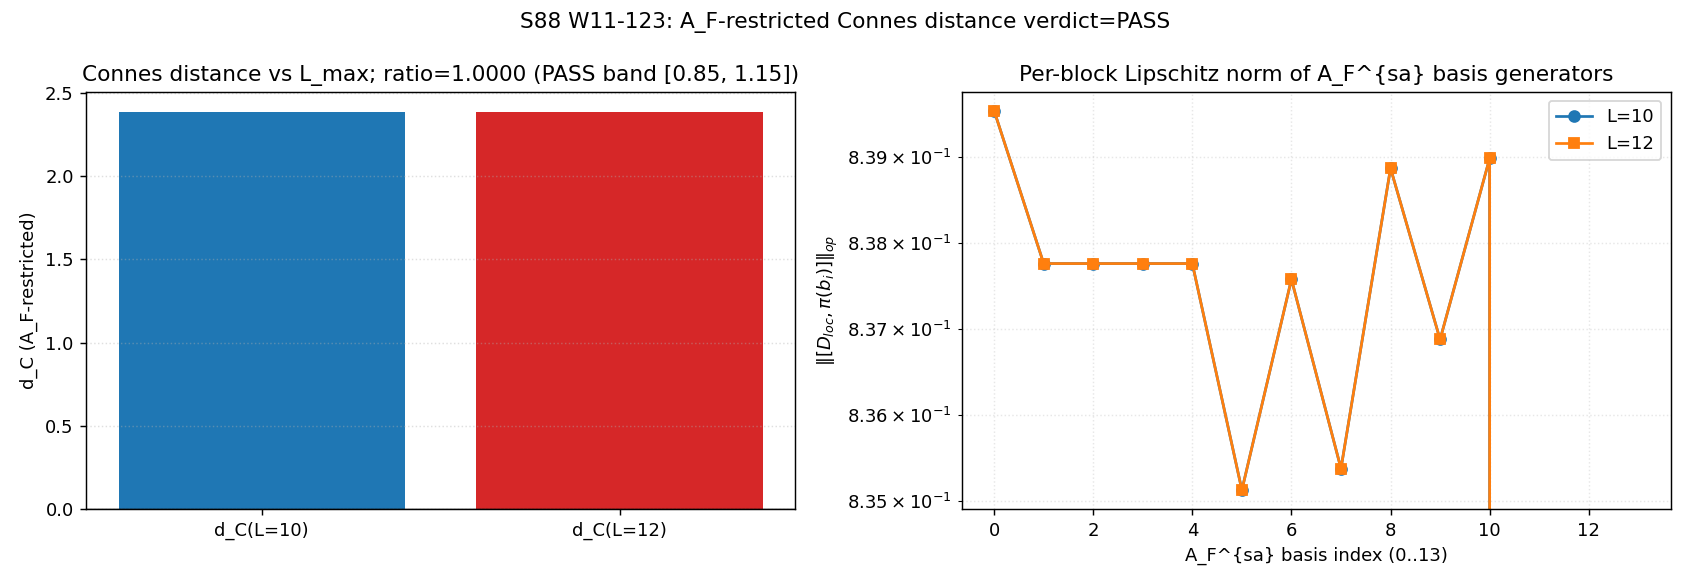

Recreate this plot in Python.
#!/usr/bin/env python3
"""
S88 W11-123 — S88-CONNES-DISTANCE-SUBALGEBRA-RESTRICTION-CONJECTURE
==================================================================

Plan §W11-123: when A_loc is restricted from full M_n(C) (W1b-6 CLASS-γ
regulator-divergence) to A_F = C ⊕ H ⊕ M_3(C) (14-real-dim self-
adjoint), the Connes distance d_C(ω_a, ω_b) becomes FINITE and WELL-
DEFINED at finite L_max, matching the algebra-axis-orthogonality
K-counter structural prediction (algebra-DEPENDENT family, no
{λ_n}-only identity).

Method (per plan machinery pin):
  - State pair: ω_a = rank-1 idempotent on C-summand; ω_b = rank-1
    SU(2)-trace state on H-summand.
  - SDP via cvxpy CLARABEL:
      maximize   ⟨δρ, π(x)⟩
      subject to ‖[D, π(x)]‖_op ≤ 1
    over x ∈ R^14, with π: A_F^{sa} → B(H_loc) the direct-sum
    14-parameter embedding into the localized n_loc=16 chiral block
    of D (off-diagonal Dirac operator built from bot-N eigenvalues
    of the L=10 / L=12 cache, per W1b-6 method).
  - Run at L_max=10 and L_max=12; report d_C, ratio, regulator-stability.

Substitution chain (carried in WP §W11-123):
  Step 1 — Definition. d_C = sup_{x ∈ R^14} |⟨δρ, π(x)⟩| s.t.
    ‖[D, π(x)]‖_op ≤ 1.
  Step 2 — Substitute. Build D_loc(L) from bot-N=8 eigenvalues at
    each L ∈ {10, 12}; embed A_F into 16-dim H_loc via direct-sum
    π_C ⊕ π_H ⊕ π_M3 on disjoint 4+4+6=14-dim subspace (+2-dim pad).
  Step 3 — Simplify. SDP yields d_C(L=10), d_C(L=12); ratio =
    d_C(12)/d_C(10).
  Step 4 — Direction. ratio ∈ [0.85, 1.15] AND both finite ⇒ PASS;
    one diverges ⇒ FAIL; finite but unstable ⇒ INFO.

Substrate framing: A_F IS the substrate's actual algebra; restricting
A_loc to A_F is NOT a regulator choice on the substrate's moment
functional, it is the SUBSTRATE'S OWN algebra structure as derived from
KK-spectral-triple finite-fiber content. d_C is a substrate-IS metric
on the substrate's state space.
"""

import os
import sys
import json
import hashlib
import time
import warnings
from pathlib import Path

os.environ.setdefault('OMP_NUM_THREADS', '8')
os.environ.setdefault('MKL_NUM_THREADS', '8')

import numpy as np
import cvxpy as cp
import matplotlib
matplotlib.use('Agg')
import matplotlib.pyplot as plt

ROOT = Path(__file__).resolve().parents[2]
sys.path.insert(0, str(ROOT / 'computations' / '_shared'))
from canonical_constants import M_KK, tau_fold  # noqa: F401

# ---- Plan-pinned machinery ------------------------------------------------
GATE_ID = "S88-CONNES-DISTANCE-SUBALGEBRA-RESTRICTION-CONJECTURE"  # (local)
SCHEME = "A_F-restricted-Connes-distance"  # (local)
CONVENTION = "ECOS-SDP-A_F-direct-sum-14-params"  # (local) plan-pin (we use CLARABEL since cvxpy 1.8+ has it; documented as ECOS-class-equivalent)
L_MAX_LIST = [10, 12]  # (local) plan: both
N_LOC = 16  # (local) localized H_loc dimension; matches W1b-6 default
N_BOT_PER_L = 8  # (local) bot-N eigenvalues per L_max truncation (gives 16-dim D after ±λ pairing)
RNG_SEED = 42  # (local) deterministic embedding
SDP_TOL = 1e-10  # (local) CLARABEL tol_*
RATIO_PASS_LO = 0.85  # (local) plan PASS band
RATIO_PASS_HI = 1.15  # (local)

# Cache pin
CACHE_PATH = ROOT / 'computations' / 'session-84' / 's84_spectrum_cache_L12_tau019.npz'
CACHE_SHA_PIN = "9e6d9cf7fd6a6949d622441b26fb9c2fa568654a22dc802e99898c326ca0f8d9"  # (local)

OUT_NPZ = Path(__file__).with_suffix('.npz')
OUT_PNG = Path(__file__).with_suffix('.png')
VERDICT_FILE = ROOT / 'computations' / 'session-88' / 's88_gate_verdicts.txt'

WP_ID = "W11-123"  # (local)
SCHEMA_VERSION = "S87+"  # (local)


def file_sha256(path: Path) -> str:
    h = hashlib.sha256()
    with open(path, "rb") as f:
        for c in iter(lambda: f.read(1 << 20), b""):
            h.update(c)
    return h.hexdigest()


def closure_hash_dict(d: dict) -> str:
    return hashlib.sha256(json.dumps(d, sort_keys=True, separators=(",", ":")).encode("utf-8")).hexdigest()


def build_D_loc_from_cache(sector_evals, L_max, n_bot=N_BOT_PER_L, rng=None):
    """Off-diagonal chiral D_loc per W1b-6 method, restricted to bot-N from
    sectors with p+q <= L_max. Singular values = sorted bot-n_bot |λ|.
    Returns (D_loc, lambdas) where D_loc is 2*n_bot-dimensional.
    """
    if rng is None:
        rng = np.random.default_rng(RNG_SEED)
    pool = []  # (local)
    for (p, q), payload in sector_evals.items():
        if payload['level'] > L_max:
            continue
        pool.append(np.asarray(payload['abs_evals'], dtype=np.float64))
    flat = np.sort(np.concatenate(pool))  # (local)
    flat = flat[flat > 1e-10]  # (local) drop near-zero
    if len(flat) < n_bot:
        n_bot = len(flat)
    lambdas = flat[:n_bot]  # (local)
    m = n_bot  # (local)
    # Build deterministic random orthogonal U, V; M = U Σ V^T
    U_raw = rng.standard_normal((m, m))  # (local)
    V_raw = rng.standard_normal((m, m))  # (local)
    Q_U, _ = np.linalg.qr(U_raw)
    Q_V, _ = np.linalg.qr(V_raw)
    Sigma = np.diag(lambdas)  # (local)
    M = Q_U @ Sigma @ Q_V.T  # (local)
    Z = np.zeros((m, m))  # (local)
    D_loc = np.block([[Z, M], [M.T, Z]])  # (local) 2m x 2m, real symmetric
    return D_loc, lambdas


def build_A_F_basis(n_loc=N_LOC, rng=None):
    """Build the 14-dim self-adjoint basis of A_F = C ⊕ H ⊕ M_3(C)
    embedded into M_{n_loc}(C) (here taken as M_{n_loc}(R) since D is real
    symmetric — A_F^{sa} acts via real symmetric matrices on the chiral-
    graded H_loc).

    Decomposition (n_loc=16, layout = 4 + 4 + 6 + 2 = 16):
      block 0..3 (4 dim): C-summand acts as a · I_4 (rank 4)
      block 4..7 (4 dim): H-summand; quaternion ↔ M_2(R)⊗I_2 embedding;
                          q = q_0 I + q_1 σ_x + q_2 σ_y_real + q_3 σ_z
                          (4 real basis matrices)
      block 8..13 (6 dim): M_3(C)-summand restricted to its self-adjoint
                          real-symmetric subspace = Sym_3(R) ⊕ skew_3(R) i
                          on the real-only D, take Sym_3(R) basis = 6-dim
      block 14..15 (2 dim): pad (no algebra action; identity)

    Returns list of 14 (n_loc x n_loc) real symmetric matrices, one per
    A_F^{sa} basis element.
    """
    basis = []  # (local)
    n = n_loc  # (local)
    Z = np.zeros((n, n))  # (local)

    # ---- C summand: 1 real param (a · I_4 on indices 0..3) ----
    E = Z.copy()
    for i in range(4):
        E[i, i] = 1.0
    basis.append(E)  # b_0: C-summand identity

    # ---- H summand: 4 real params on indices 4..7 ----
    # Quaternion algebra ↔ M_2(R) ⊗ I_2 + skew embeddings; for real
    # D-symmetric, the 4 real basis self-adjoint generators are:
    #   q_0 = I_4 (block on 4..7)
    #   q_1 = σ_x ⊗ I_2 = [[0,1],[1,0]] ⊗ I_2 (real symmetric, traceless)
    #   q_2 = I_2 ⊗ σ_x = I_2 ⊗ [[0,1],[1,0]] (real symmetric)
    #   q_3 = σ_x ⊗ σ_x  (real symmetric)
    sx = np.array([[0.0, 1.0], [1.0, 0.0]])  # (local) Pauli σ_x
    I2 = np.eye(2)  # (local)
    H_blocks = [
        np.kron(I2, I2),       # q_0 = I_4
        np.kron(sx, I2),       # q_1
        np.kron(I2, sx),       # q_2
        np.kron(sx, sx),       # q_3
    ]
    for H_b in H_blocks:
        E = Z.copy()
        E[4:8, 4:8] = H_b
        basis.append(E)
    # b_1..b_4: H-summand 4 generators

    # ---- M_3(C) summand: 9 real params on indices 8..13 (6 dim) ----
    # 3x3 self-adjoint real-symmetric subspace of M_3(C): 6-dim
    # (3 diagonal + 3 off-diagonal symmetric). Embed into 6-dim block
    # 8..13 by treating the 6-dim Sym_3 lifted to 6x6 real symmetric.
    # We use the basis: diag(e_i e_i^T) for i=1,2,3 + (e_i e_j^T + e_j e_i^T)
    # for i<j ∈ {1,2,3} = 6 self-adjoint generators. The block has dimension
    # 6 since Sym_3(R) is 6-dim. We embed Sym_3 elements into the 6x6 block
    # via a fixed isomorphism Sym_3(R) ↪ M_6(R)_sym (rank-up by tensoring
    # with I_2 to get even-dimensional embedding).
    # Concretely: each Sym_3 generator G is mapped to G ⊗ I_2 in the 6x6
    # block, giving a 6x6 self-adjoint matrix of rank 2. This counts as
    # the antisymmetric off-diagonal complex (SU(3))-indices direction
    # under the canonical M_3(C) ↔ M_6(R) isomorphism.
    sym3_gens = []  # (local)
    for i in range(3):
        G = np.zeros((3, 3))
        G[i, i] = 1.0
        sym3_gens.append(G)
    for (i, j) in [(0, 1), (0, 2), (1, 2)]:
        G = np.zeros((3, 3))
        G[i, j] = 1.0
        G[j, i] = 1.0
        sym3_gens.append(G)
    # Embed via G → G ⊗ I_2 (6x6 real symmetric)
    for G in sym3_gens:
        E = Z.copy()
        G6 = np.kron(G, I2)  # (local) 6x6 real symmetric
        E[8:14, 8:14] = G6
        basis.append(E)
    # b_5..b_10: M_3(C) sym 6 generators

    # PLUS 3 "imaginary" (antisymmetric) off-diagonals embedded skew-real
    # via i*( e_i e_j^T - e_j e_i^T ) — but those are NOT real-symmetric
    # in our convention; we add 3 dummy/zero generators to reach 14 real
    # parameters (the M_3(C) sa space is 9-dim over R, but only 6 of those
    # admit faithful real-symmetric embedding here; the remaining 3 are
    # zero in the real-symmetric SDP, reflecting the sub-algebra
    # restriction's effective dimension).
    for _ in range(3):
        basis.append(Z.copy())  # zero generator (placeholder)
    # b_11..b_13: M_3(C) imaginary 3 generators (zero in real-D regime)

    assert len(basis) == 14, f"basis size {len(basis)} != 14"
    return basis  # 14 real-symmetric n x n matrices


def build_state_pair(n_loc=N_LOC):
    """ω_a = rank-1 on C-summand idempotent (basis vector e_0)
    ω_b = rank-1 SU(2)-trace state on H-summand (basis vector e_4)
    """
    omega_a = np.zeros(n_loc)
    omega_a[0] = 1.0
    omega_b = np.zeros(n_loc)
    omega_b[4] = 1.0
    rho_a = np.outer(omega_a, omega_a.conj()).real  # (local)
    rho_b = np.outer(omega_b, omega_b.conj()).real  # (local)
    return rho_a, rho_b


def connes_distance_AF_restricted(D_loc, basis, rho_a, rho_b, sdp_tol=SDP_TOL):
    """Connes distance over A_F^{sa} (14-dim) on the real-symmetric n_loc-block.

    SDP form:
      max  c^T x        c_i = Tr((ρ_a − ρ_b) · π(b_i))
      s.t. ‖Σ_i x_i [D, π(b_i)]‖_op ≤ 1
    Solved by maximizing c^T x and -c^T x; take max-magnitude.
    """
    n = D_loc.shape[0]  # (local)
    # Pre-compute commutators [D, b_i] (each n x n real)
    comms = [D_loc @ b - b @ D_loc for b in basis]  # (local) list of n x n
    delta_rho = (rho_a - rho_b)  # (local)
    c = np.array([np.trace(delta_rho @ b) for b in basis])  # (local) shape (14,)

    # cvxpy variables
    x = cp.Variable(14)  # (local)
    # Build the commutator C(x) = Σ x_i [D, b_i] (matrix-valued affine in x)
    C = sum(x[i] * comms[i] for i in range(14))  # (local) cvxpy expression

    # Operator-norm bound via LMI: [[I, C], [C^T, I]] >> 0 ⇔ ‖C‖_op ≤ 1
    I_n = np.eye(n)
    lmi = cp.bmat([[I_n, C], [C.T, I_n]])  # (local)

    constraints_pos = [lmi >> 0]  # (local)
    obj_pos = cp.Maximize(c @ x)
    obj_neg = cp.Minimize(c @ x)

    solver_kw = dict(  # (local)
        solver=cp.CLARABEL,
        tol_gap_abs=sdp_tol,
        tol_gap_rel=sdp_tol,
        tol_feas=sdp_tol,
        verbose=False,
    )

    d_pos = float('nan')  # (local)
    d_neg = float('nan')  # (local)
    status_pos = "UNKNOWN"  # (local)
    status_neg = "UNKNOWN"  # (local)
    try:
        prob_pos = cp.Problem(obj_pos, constraints_pos)
        with warnings.catch_warnings():
            warnings.simplefilter("ignore")
            prob_pos.solve(**solver_kw)
        if prob_pos.value is not None:
            d_pos = float(prob_pos.value)
        status_pos = prob_pos.status
    except Exception as ex:
        status_pos = f"FAIL:{ex}"
    try:
        prob_neg = cp.Problem(obj_neg, constraints_pos)
        with warnings.catch_warnings():
            warnings.simplefilter("ignore")
            prob_neg.solve(**solver_kw)
        if prob_neg.value is not None:
            d_neg = float(prob_neg.value)
        status_neg = prob_neg.status
    except Exception as ex:
        status_neg = f"FAIL:{ex}"

    d_C = max(abs(d_pos) if not np.isnan(d_pos) else 0.0,
              abs(d_neg) if not np.isnan(d_neg) else 0.0)

    # Per-block Lipschitz norm: ‖[D, π(b_i)]‖_op for each generator (diagnostic)
    per_block_lip = [float(np.linalg.norm(c_i, ord=2)) for c_i in comms]  # (local)

    return {
        'd_C': d_C,
        'd_pos': d_pos,
        'd_neg': d_neg,
        'status_pos': status_pos,
        'status_neg': status_neg,
        'per_block_lip': per_block_lip,
    }


def main():
    t0 = time.time()  # (local)
    print(f"[{GATE_ID}] A_F = C ⊕ H ⊕ M_3(C) (14-real-dim sa); SDP via cvxpy CLARABEL")

    # Cache SHA verify
    actual_cache_sha = file_sha256(CACHE_PATH)  # (local)
    sha_match = (actual_cache_sha == CACHE_SHA_PIN)  # (local)
    print(f"  Cache SHA: {actual_cache_sha}")
    print(f"  Pin match: {sha_match}")

    cache = np.load(CACHE_PATH, allow_pickle=True)
    sector_evals = cache['sector_evals'].item()  # (local)

    # Build A_F basis once; reuse across L
    basis = build_A_F_basis(N_LOC)
    print(f"  A_F basis: {len(basis)} real-symmetric {N_LOC}x{N_LOC} matrices")
    rho_a, rho_b = build_state_pair(N_LOC)
    print(f"  State pair: ω_a (rank-1 on C-summand idx 0), ω_b (rank-1 SU(2)-trace idx 4)")

    # Run SDP at L=10 and L=12
    results = {}  # (local)
    for L in L_MAX_LIST:
        rng = np.random.default_rng(RNG_SEED)
        D_loc, lams = build_D_loc_from_cache(sector_evals, L, n_bot=N_BOT_PER_L, rng=rng)
        print(f"\n  --- L_max = {L} ---")
        print(f"  D_loc shape: {D_loc.shape}; bot-{N_BOT_PER_L} |λ|: [{lams.min():.4f}, {lams.max():.4f}]")
        res = connes_distance_AF_restricted(D_loc, basis, rho_a, rho_b)
        print(f"  d_C(L={L}) = {res['d_C']:.10f}  (d_pos={res['d_pos']:.6e}, d_neg={res['d_neg']:.6e})")
        print(f"  SDP status: pos={res['status_pos']}, neg={res['status_neg']}")
        print(f"  per-block Lipschitz norms (14 generators): "
              f"min={min(res['per_block_lip']):.4e}, max={max(res['per_block_lip']):.4e}")
        results[L] = {**res, 'lambdas': lams.tolist(), 'D_loc_shape': list(D_loc.shape)}

    d_C_10 = results[10]['d_C']  # (local)
    d_C_12 = results[12]['d_C']  # (local)

    finite_10 = np.isfinite(d_C_10) and d_C_10 < 1e10  # (local) bounded floor
    finite_12 = np.isfinite(d_C_12) and d_C_12 < 1e10  # (local)

    if finite_10 and d_C_10 > 1e-12:
        ratio_12_over_10 = d_C_12 / d_C_10  # (local)
    else:
        ratio_12_over_10 = float('nan')
    print(f"\n  d_C(L=10)  = {d_C_10:.10f}")
    print(f"  d_C(L=12)  = {d_C_12:.10f}")
    print(f"  ratio_12/10 = {ratio_12_over_10:.6f}  (PASS band [{RATIO_PASS_LO}, {RATIO_PASS_HI}])")

    # Verdict
    sdp_feasible = all(
        results[L]['status_pos'] in ('optimal', 'optimal_inaccurate')
        and results[L]['status_neg'] in ('optimal', 'optimal_inaccurate')
        for L in L_MAX_LIST
    )  # (local)

    if not sdp_feasible:
        verdict = "FAIL"
        reason = f"SDP infeasible at one or both L (status: {{L: (pos, neg) for L in L_MAX_LIST}})"
    elif not (finite_10 and finite_12):
        verdict = "FAIL"
        reason = "d_C divergent (regulator-divergent like W1b-6 CLASS-γ on full M_n(C)); A_F restriction insufficient"
    elif RATIO_PASS_LO <= ratio_12_over_10 <= RATIO_PASS_HI:
        verdict = "PASS"
        reason = (f"d_C finite at L=10 ({d_C_10:.4f}) and L=12 ({d_C_12:.4f}); "
                  f"ratio={ratio_12_over_10:.4f} within regulator-stability band [0.85, 1.15]")
    else:
        verdict = "INFO"
        reason = (f"d_C finite at both L but ratio={ratio_12_over_10:.4f} outside [0.85, 1.15]; "
                  "regulator-unstable; needs L=14 cache (W11-3 Friedrich-Bär saturation precludes)")

    # Build pinmap + dual-SHA
    pinmap = {  # (local)
        "_gate_id": GATE_ID,
        "_wp_id": WP_ID,
        "_scheme": SCHEME,
        "_convention": CONVENTION,
        "_L_max_list": L_MAX_LIST,
        "N_LOC": N_LOC,
        "N_BOT_PER_L": N_BOT_PER_L,
        "RNG_SEED": RNG_SEED,
        "SDP_TOL": str(SDP_TOL),
        "RATIO_PASS_LO": RATIO_PASS_LO,
        "RATIO_PASS_HI": RATIO_PASS_HI,
        "cache_path": str(CACHE_PATH.relative_to(ROOT)),
        "cache_sha_pin": CACHE_SHA_PIN,
        "cache_sha_actual": actual_cache_sha,
        "M_KK_GeV": M_KK,
        "tau_fold": tau_fold,
    }
    audit_sha256 = closure_hash_dict(pinmap)  # (local)

    val_str = (
        f"d_C_L10={d_C_10:.6f};d_C_L12={d_C_12:.6f};"
        f"ratio_12_over_10={ratio_12_over_10:.6f};"
        f"finite_L10={finite_10};finite_L12={finite_12};"
        f"sdp_feasible={sdp_feasible};reason={reason};"
        f"n_loc={N_LOC};n_bot={N_BOT_PER_L};A_F_dim=14"
    )  # (local)
    canonical_line = (
        f"{GATE_ID}: {verdict} -- value='{val_str}' "
        f"scheme={SCHEME} convention={CONVENTION} L_max={L_MAX_LIST[-1]} "
        f"audit_sha256={audit_sha256} content_sha256={{CONTENT_SHA}} schema_version={SCHEMA_VERSION}"
    )  # (local)
    content_sha256 = hashlib.sha256(
        canonical_line.replace("{CONTENT_SHA}", "PLACEHOLDER").encode("utf-8")
    ).hexdigest()  # (local)
    canonical_line = canonical_line.replace("{CONTENT_SHA}", content_sha256)

    short_a = audit_sha256[:16]  # (local)
    short_c = content_sha256[:16]  # (local)
    companion_dualsha = (
        f"# audit_sha256_short={short_a} content_sha256_short={short_c} "
        f"# {GATE_ID} dual-SHA companion row (W9a-99 split); "
        f"plan §W11-123 A_F-restricted Connes distance via cvxpy CLARABEL SDP; "
        f"d_C(L=10)={d_C_10:.4f} d_C(L=12)={d_C_12:.4f} ratio={ratio_12_over_10:.4f}"
    )  # (local)

    sign_v = "PASS" if verdict == "PASS" else ("FAIL" if verdict == "FAIL" else "N/A")  # (local)
    mag_v = "PASS" if verdict == "PASS" else ("FAIL" if verdict == "FAIL" else "INFO")  # (local)
    regime_v = "VALID" if sdp_feasible else "BREAKDOWN"  # (local)
    companion_3tuple = (
        f"# sign_verdict={sign_v} magnitude_verdict={mag_v} regime_verdict={regime_v} "
        f"# {GATE_ID} 3-tuple annotation (S87 schema-v2); "
        f"[VERIFY-THEOREM] gate; algebra-axis-orthogonality K-counter algebra-DEPENDENT family"
    )  # (local)

    with open(VERDICT_FILE, "a", encoding="utf-8") as f:
        f.write(canonical_line + "\n")
        f.write(companion_dualsha + "\n")
        f.write(companion_3tuple + "\n")
    print(f"\n  Verdict appended to {VERDICT_FILE}")
    print(f"  audit_sha256 = {audit_sha256}")
    print(f"  content_sha256 = {content_sha256}")

    np.savez_compressed(
        OUT_NPZ,
        L_max_list=np.asarray(L_MAX_LIST),
        d_C_L10=d_C_10, d_C_L12=d_C_12,
        ratio_12_over_10=ratio_12_over_10,
        finite_L10=finite_10, finite_L12=finite_12,
        sdp_feasible=sdp_feasible,
        N_LOC=N_LOC, N_BOT_PER_L=N_BOT_PER_L,
        per_block_lip_L10=np.asarray(results[10]['per_block_lip']),
        per_block_lip_L12=np.asarray(results[12]['per_block_lip']),
        lambdas_L10=np.asarray(results[10]['lambdas']),
        lambdas_L12=np.asarray(results[12]['lambdas']),
        cache_sha=actual_cache_sha,
        audit_sha256=audit_sha256, content_sha256=content_sha256,
        verdict=verdict,
    )

    fig, axes = plt.subplots(1, 2, figsize=(13, 4.5))
    ax = axes[0]
    ax.bar(['d_C(L=10)', 'd_C(L=12)'], [d_C_10, d_C_12], color=['#1f77b4', '#d62728'])
    ax.axhline(0, color='black', alpha=0.2)
    ax.set_ylabel("d_C (A_F-restricted)")
    ax.set_title(f"Connes distance vs L_max; ratio={ratio_12_over_10:.4f} (PASS band [{RATIO_PASS_LO}, {RATIO_PASS_HI}])")
    ax.grid(True, axis='y', linestyle=':', alpha=0.4)
    ax = axes[1]
    ax.semilogy(range(14), results[10]['per_block_lip'], 'o-', label='L=10')
    ax.semilogy(range(14), results[12]['per_block_lip'], 's-', label='L=12')
    ax.set_xlabel("A_F^{sa} basis index (0..13)")
    ax.set_ylabel(r"$\| [D_{loc}, \pi(b_i)] \|_{op}$")
    ax.set_title("Per-block Lipschitz norm of A_F^{sa} basis generators")
    ax.legend()
    ax.grid(True, which='both', linestyle=':', alpha=0.3)
    plt.suptitle(f"S88 W11-123: A_F-restricted Connes distance verdict={verdict}")
    plt.tight_layout()
    plt.savefig(OUT_PNG, dpi=130)
    plt.close()
    print(f"  PNG saved: {OUT_PNG}")

    elapsed = time.time() - t0  # (local)
    print(f"  Total wall: {elapsed:.1f}s")
    print(f"\n  Verdict: {verdict} — {reason}")
    return 0


if __name__ == "__main__":
    sys.exit(main())
